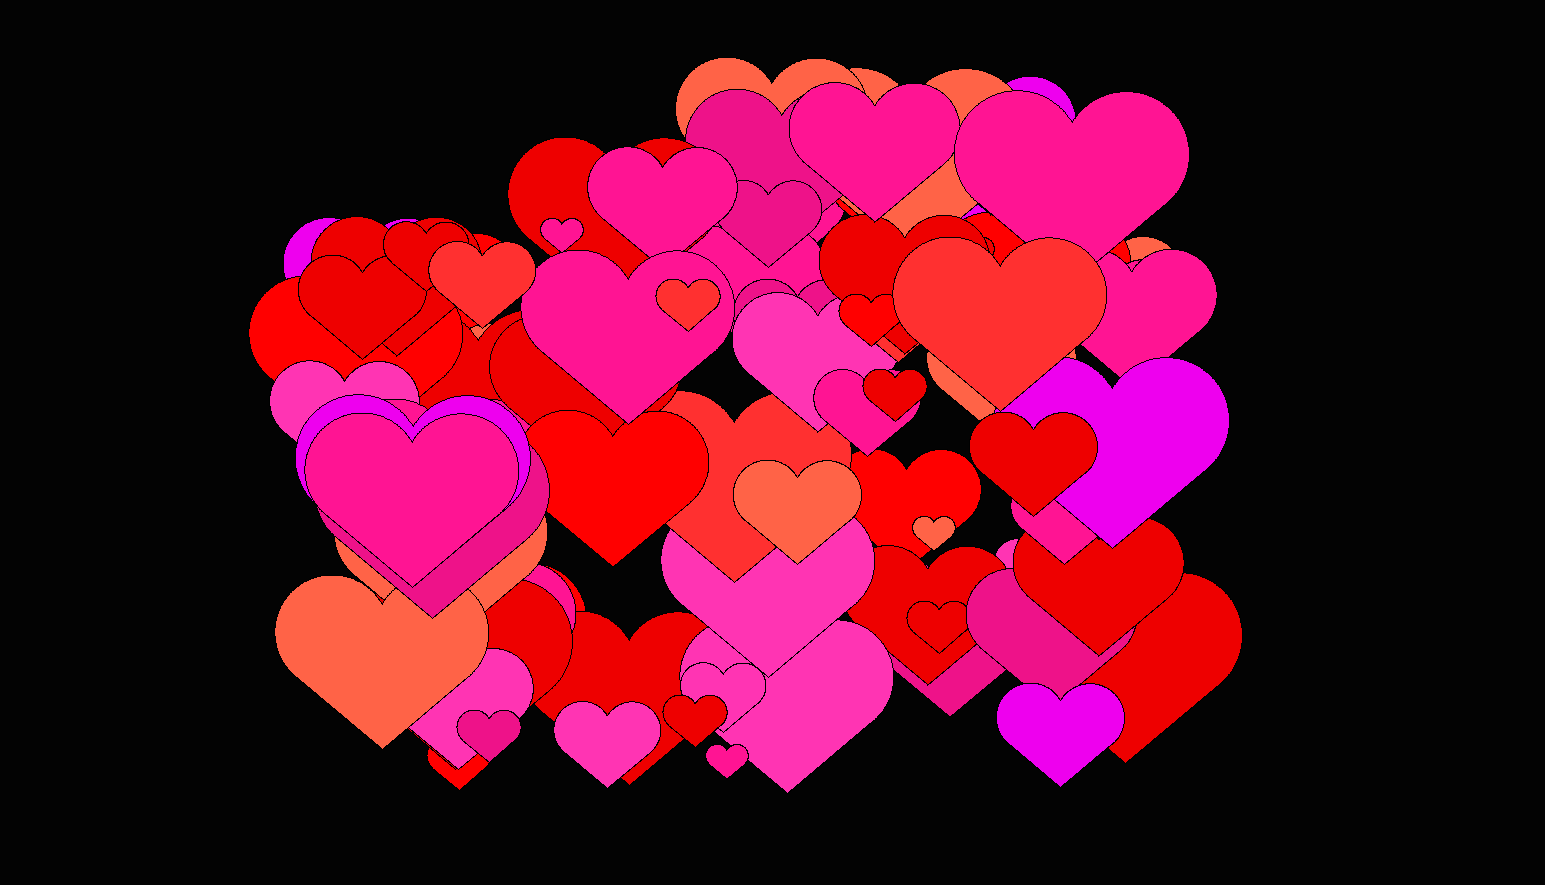

Python code for this plot:
import turtle
import random

turtle.bgcolor("gray1")

pen = turtle.Turtle()
colors = ["red", "red2", "firebrick1", "DeepPink2", "tomato", "magenta2", "deep pink", "maroon1"]
  
def kurve(größe):
    for i in range(200):
        pen.right(1)
        pen.forward(.1 * größe)
  
def herz(x, y, größe, color):
    pen.up() 
    pen.setpos(x, y)
    pen.down()

    pen.fillcolor(color)
    pen.begin_fill()
    pen.left(140)
    pen.forward(11.2 * größe + 1)
    kurve(größe)
    pen.left(120)
    kurve(größe)
    pen.forward(11.2 * größe)
    pen.end_fill()
    pen.right(220)
  
for x in range(100):
    herz(random.randint(-400, 400), random.randint(-300,300), random.randint(2,11), colors[random.randint(0, 7)])

pen.ht()
turtle.Screen().exitonclick()
